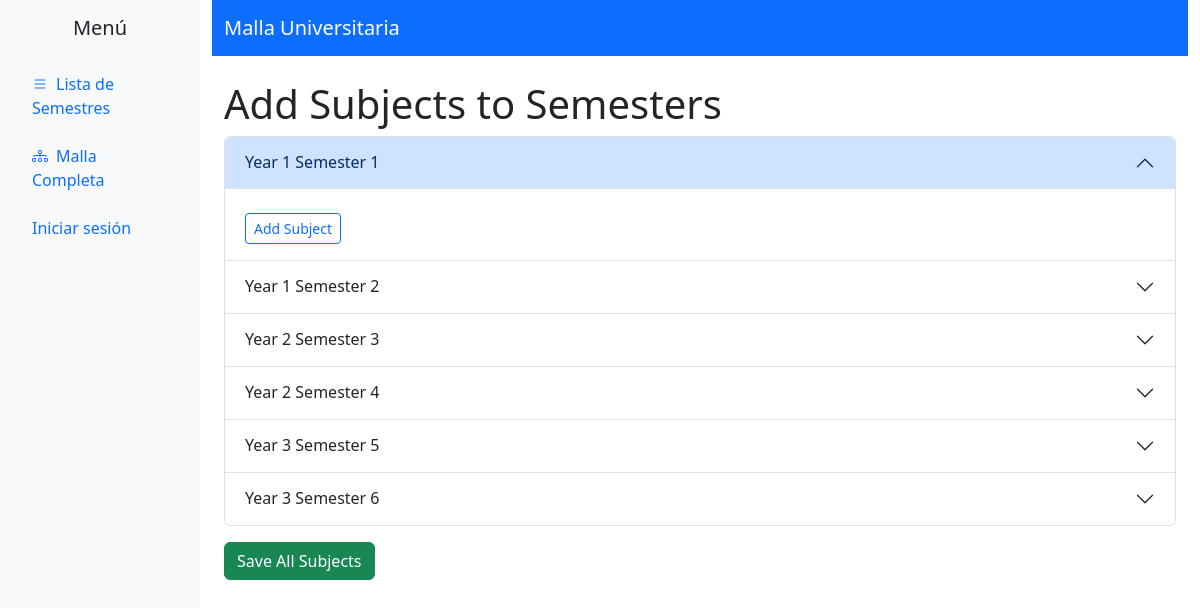
Page /malla/multi-semester-subjects/ on the earlier database version.
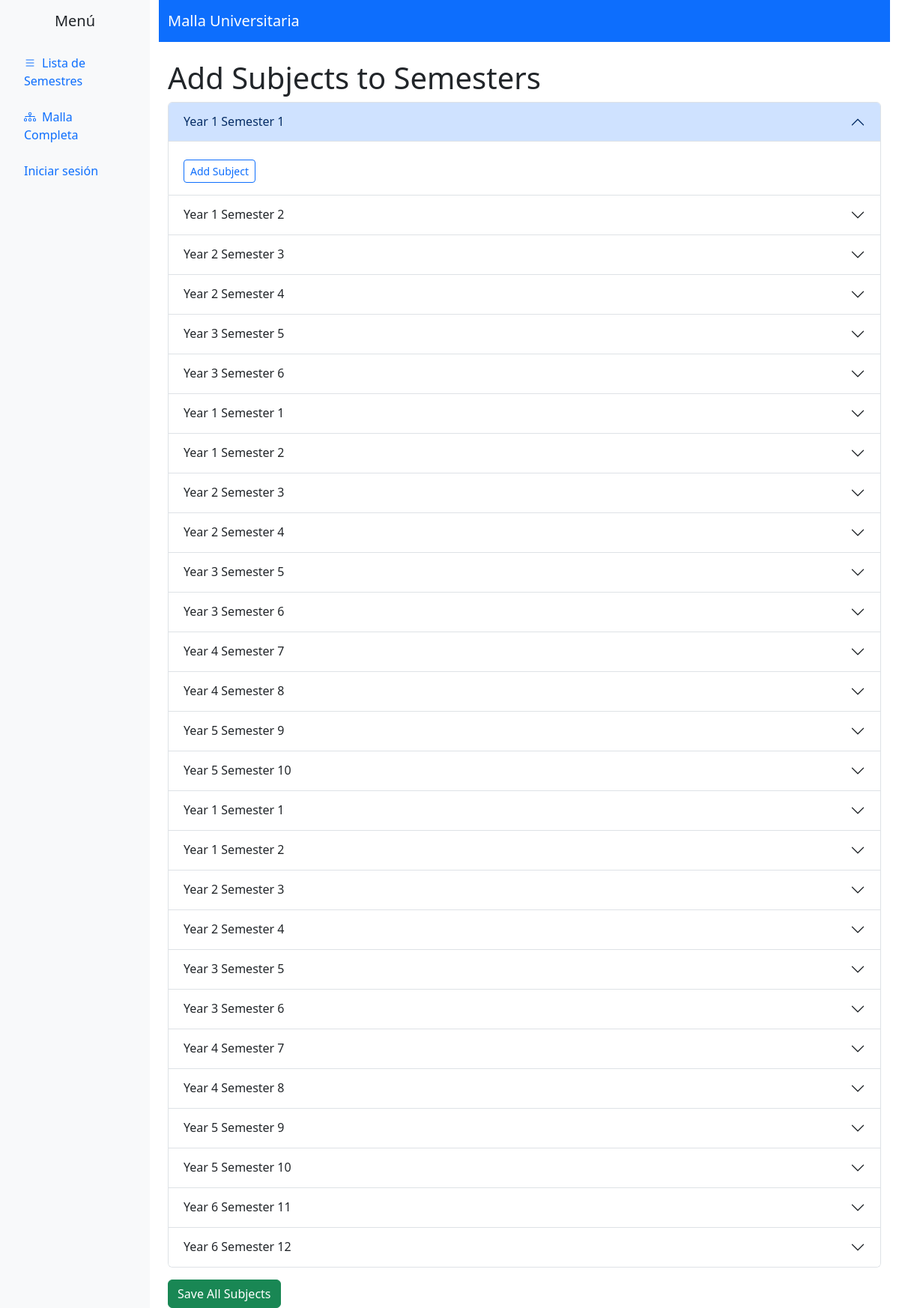
Same page on the later database version.
### malla/models.py (models this page shows, shortened)
class Semester(models.Model):
    name = models.CharField(max_length=100)
    prev_semester = models.ForeignKey('self', on_delete=models.SET_NULL, null=True, blank=True, related_name='next_semester_rel')
    next_semester = models.ForeignKey('self', on_delete=models.SET_NULL, null=True, blank=True, related_name='prev_semester_rel')
    objects = models.Manager()  # Manager por defecto
    lista_objects = SemesterListaManager()  # Manager con listas doblemente enlazadas

### malla/views.py (the view)
# urls.py: path('multi-semester-subjects/', views.multi_semester_subjects, name='multi_semester_subjects'),
def multi_semester_subjects(request, semester_id=None):
    isSuperUser = request.session.get("isSuperUser")
    isLogged = request.session.get("isLogged")
    if semester_id:
        semester_obj = Semester.objects.get(id=semester_id)
        semesters = ListaDjangoDobleEnlace()
        semesters.insertar_final(semester_obj)
    else:
        semesters = Semester.lista_objects.ordenados_por_id_as_lista()
    single_semester = len(semesters) == 1
    if request.method == 'POST':
        for semester in semesters:
            i = 0
            while True:
                name_key = f'semester_{semester.id}_name_{i}'
                prereq_key = f'semester_{semester.id}_prerequisites_{i}'
                if name_key not in request.POST:
                    break
                name = request.POST.get(name_key).strip()
                prereq_names = request.POST.get(prereq_key, '').strip()
                if name:
                    max_order = Subject.objects.filter(semester=semester).aggregate(models.Max('order'))['order__max'] or 0
                    subject = Subject(name=name, semester=semester, order=max_order + 1)
                    subject.prev_subject = None
                    subject.next_subject = None
                    subject.save()
                    if prereq_names:
                        prereq_list = [p.strip() for p in prereq_names.split(',') if p.strip()]
                        prereq_subjects = Subject.objects.filter(name__in=prereq_list)
                        subject.prerequisites.set(prereq_subjects)
                i += 1
        if single_semester:
            current_semester = semesters.primero()
            next_semester = Semester.objects.filter(id__gt=current_semester.id).order_by('id').first()
            if next_semester:
                return redirect('malla:multi_semester_subjects_single', semester_id=next_semester.id)
            else:
                return redirect('malla:semester_list')
        else:
            return redirect('malla:semester_list')
    else:
        forms_per_semester = {semester.id: SubjectForm(prefix=f'semester_{semester.id}') for semester in semesters}
        return render(request, 'malla/multi_semester_subjects.html', {
            'semesters': semesters,
            'forms_per_semester': forms_per_semester,
            'single_semester': single_semester,
            'isSuperUser': isSuperUser, 'isLogged': isLogged
        })

### malla/estructura/django_lista.py (called while the page is built)
    def from_queryset(self, queryset):
        for modelo in queryset:
            self.insertar_final(modelo)
        return self

    def insertar_final(self, modelo_django):
        nuevo_nodo = NodoDjango(modelo_django)
        if self.inicio is None:
            self.final = nuevo_nodo
            self.inicio = nuevo_nodo
        else:
            nuevo_nodo.anterior = self.final
            self.final.siguiente = nuevo_nodo
            self.final = nuevo_nodo
        self.size += 1

    def __iter__(self):
        actual = self.inicio
        while actual:
            yield actual.modelo
            actual = actual.siguiente

    def __len__(self):
        return self.size

### malla/managers.py (called while the page is built)
    def order_by_as_lista(self, *fields):
        queryset = self.order_by(*fields)
        lista = ListaDjangoDobleEnlace()
        return lista.from_queryset(queryset)

    def ordenados_por_id_as_lista(self):
        return self.order_by_as_lista('id')

### malla/templates/malla/multi_semester_subjects.html (shortened to what this page needs)
{% extends 'malla/base.html' %}
{% block content %}
<h1>Add Subjects to Semesters</h1>
<form method="post" id="multi-semester-form">
    <div class="accordion" id="semesterAccordion">
        {% for semester in semesters %}
        <div class="accordion-item">
            <h2 class="accordion-header" id="heading{{ semester.id }}">
                <button class="accordion-button {% if not forloop.first %}collapsed{% endif %}" type="button" data-bs-toggle="collapse" data-bs-target="#collapse{{ semester.id }}" aria-expanded="{% if forloop.first %}true{% else %}false{% endif %}" aria-controls="collapse{{ semester.id }}">
                    {{ semester.name }}
                </button>
            </h2>
            <div id="collapse{{ semester.id }}" class="accordion-collapse collapse {% if forloop.first %}show{% endif %}" aria-labelledby="heading{{ semester.id }}" data-bs-parent="#semesterAccordion">
                <div class="accordion-body">
                    <button type="button" class="btn btn-sm btn-outline-primary mt-2" data-semester-id="{{ semester.id }}" onclick="addSubjectForm(this.dataset.semesterId)">Add Subject</button>
                </div>
            </div>
        </div>
        {% endfor %}
    </div>
    <button type="submit" class="btn btn-success mt-3">Save All Subjects</button>
</form>
{% endblock %}

Differences in the rows shown:
added Semester: name "Year 1 Semester 1"
added Semester: name "Year 1 Semester 2"
added Semester: name "Year 2 Semester 3"
added Semester: name "Year 2 Semester 4"
added Semester: name "Year 3 Semester 5"
added Semester: name "Year 3 Semester 6"
added Semester: name "Year 4 Semester 7"
added Semester: name "Year 4 Semester 8"
added Semester: name "Year 5 Semester 9"
added Semester: name "Year 5 Semester 10"
added Semester: name "Year 1 Semester 1"
added Semester: name "Year 1 Semester 2"
added Semester: name "Year 2 Semester 3"
added Semester: name "Year 2 Semester 4"
added Semester: name "Year 3 Semester 5"
added Semester: name "Year 3 Semester 6"
added Semester: name "Year 4 Semester 7"
added Semester: name "Year 4 Semester 8"
added Semester: name "Year 5 Semester 9"
added Semester: name "Year 5 Semester 10"
added Semester: name "Year 6 Semester 11"
added Semester: name "Year 6 Semester 12"
